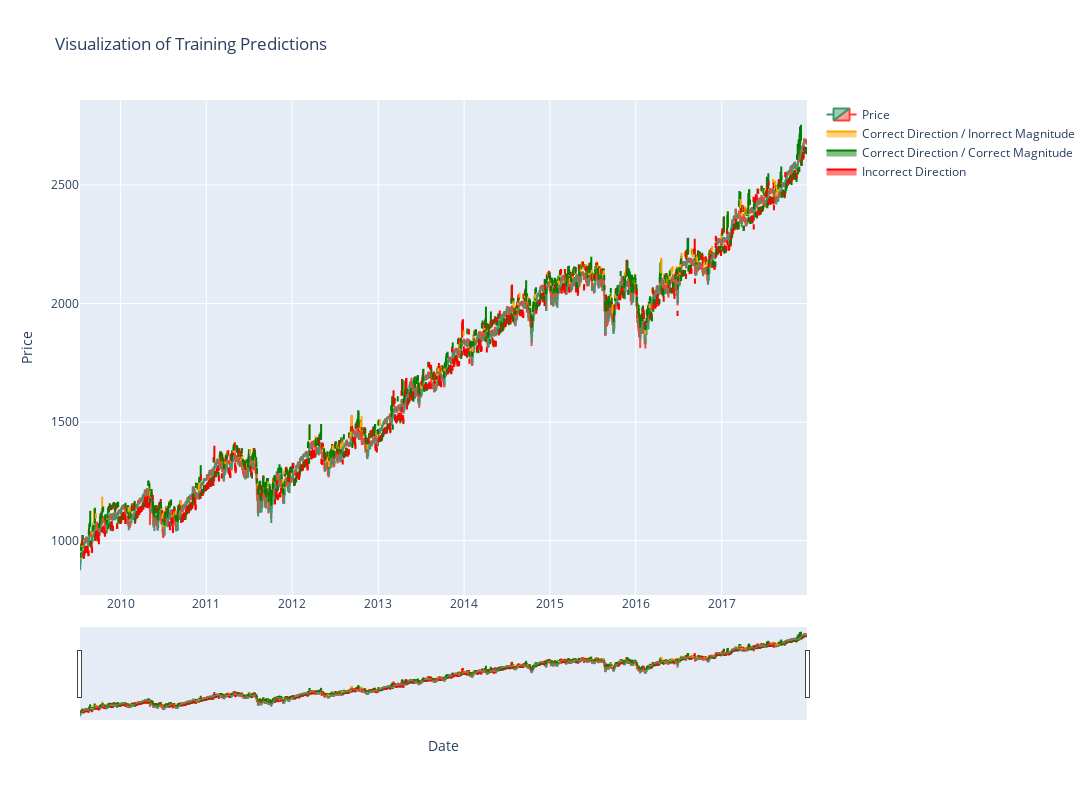
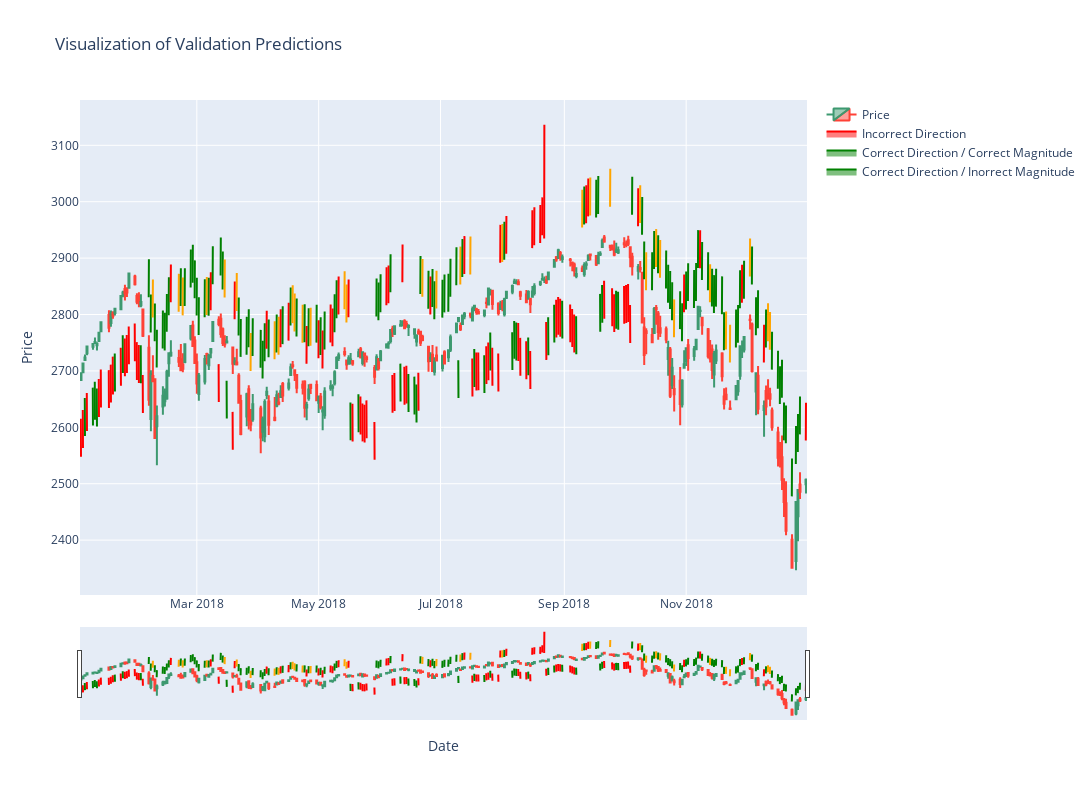

The cell these charts' notebook holds for them, in order:
### Code cell
def retrieve_candles(filename, val_year, test_year):
    df = pd.read_csv(filename)
    df["Date"] = pd.to_datetime(df["Date"])
    df.columns = ["Date", "Close", "Open", "High", "Low", "Vol.", "Change%"]
    df = df.sort_values('Date', ascending=True)
    
    candles_val = df[df['Date'].dt.year == val_year]
    candles_train = df[df['Date'].dt.year < val_year]
    candles_train = candles_train[candles_train['Date'] > datetime(2009,7,10)]
    
    candles_train = candles_train.replace(',','', regex=True)
    candles_val = candles_val.replace(',','', regex=True)

    return candles_train, candles_val

def plot_predictions_candles(x, y, df, dataset):
    # PREDICTIONS LIJKEN NOG NIET GOED UITGELIJND MET CANDLES???
    originals = []
    predictions = []
    y_pred = model.predict(x)
    for i in range(len(y_pred)):
        originals.append(np.argmax(y[i]))
        predictions.append(np.argmax(y_pred[i]))
    
    for i in range(len(originals)):
        if originals[i] == 0:
            originals[i] = -2
        elif originals[i] == 1:
            originals[i] = -1
        elif originals[i] == 2:
            originals[i] = 1
        elif originals[i] == 3:
            originals[i] = 2
        
        if predictions[i] == 0:
            predictions[i] = -2
        elif predictions[i] == 1:
            predictions[i] = -1
        elif predictions[i] == 2:
            predictions[i] = 1
        elif predictions[i] == 3:
            predictions[i] = 2

    fig = go.Figure()
    fig.add_trace(go.Candlestick(x=df['Date'], open=df['Open'], high=df['High'], low=df['Low'], close=df['Close'], name="Price"))
    standard_factor = 0.5 * mean([float(df.iloc[0].tolist()[3]), float(df.iloc[0].tolist()[4])])
    
    green_legend = False
    orange_legend = False
    red_legend = False
    
    for i, row in enumerate(df.iterrows()):
        pred_date = row[1][0].to_pydatetime()
        pred_high = float(row[1][3])
        pred_low = float(row[1][4])
#         real_label = row[1][7]
#         pred_label = row[1][8]
        real_label = originals[i]
        pred_label = predictions[i]
        
        start_shape = pred_date - timedelta(days=0.1)
        end_shape = pred_date + timedelta(days=0.1)
        
        if pred_label == 1:
            extreme = pred_high + 0.1 * standard_factor
            standard = pred_high + 0.05 * standard_factor
        elif pred_label == 2:
            extreme = pred_high + 0.2 * standard_factor
            standard = pred_high + 0.05 * standard_factor
        elif pred_label == -1:
            extreme = pred_low - 0.1 * standard_factor
            standard = pred_low -  0.05 * standard_factor
        elif pred_label == -2:
            extreme = pred_low - 0.2 * standard_factor
            standard = pred_low - 0.05 * standard_factor
            
        if real_label == pred_label:
            color = "green"
        elif np.sign(real_label) == np.sign(pred_label):
            color = "orange"
        else:
            color = "red"
        
        if real_label == pred_label and not green_legend:
            green_legend = True
            fig.add_trace(go.Scatter(x=[start_shape,pred_date,end_shape,start_shape], 
                                 y=[standard,extreme,standard,standard], 
                                 fill="toself", name="Correct Direction / Correct Magnitude", mode="lines", line=dict(color=color)))
        elif np.sign(real_label) == np.sign(pred_label) and not orange_legend:
            orange_legend = True
            fig.add_trace(go.Scatter(x=[start_shape,pred_date,end_shape,start_shape], 
                                 y=[standard,extreme,standard,standard], 
                                 fill="toself", name="Correct Direction / Inorrect Magnitude", mode="lines", line=dict(color=color)))
        elif np.sign(real_label) != np.sign(pred_label) and not red_legend:
            red_legend = True
            fig.add_trace(go.Scatter(x=[start_shape,pred_date,end_shape,start_shape], 
                                 y=[standard,extreme,standard,standard], 
                                 fill="toself", name="Incorrect Direction", mode="lines", line=dict(color=color)))
        else:
            fig.add_trace(go.Scatter(x=[start_shape,pred_date,end_shape,start_shape], 
                                 y=[standard,extreme,standard,standard], 
                                 fill="toself", showlegend=False, mode="lines", line=dict(color=color)))
    
    title = f"Visualization of {dataset} Predictions"
    fig.update_xaxes(title_text="Date")
    fig.update_yaxes(title_text="Price")
    layout = dict(title=title, height=800, width=1500)
    fig.update_layout(layout)
#     config = dict({'scrollZoom': True})
#     fig.show(config=config)
    fig.show()

filename = "Dataset v3/Indices/S&P 500 Historical Data.csv"
candles_train, candles_val = retrieve_candles(filename, val_year, test_year) 
plot_predictions_candles(x_train, y_train, candles_train, "Training")
plot_predictions_candles(x_val, y_val, candles_val, "Validation")
